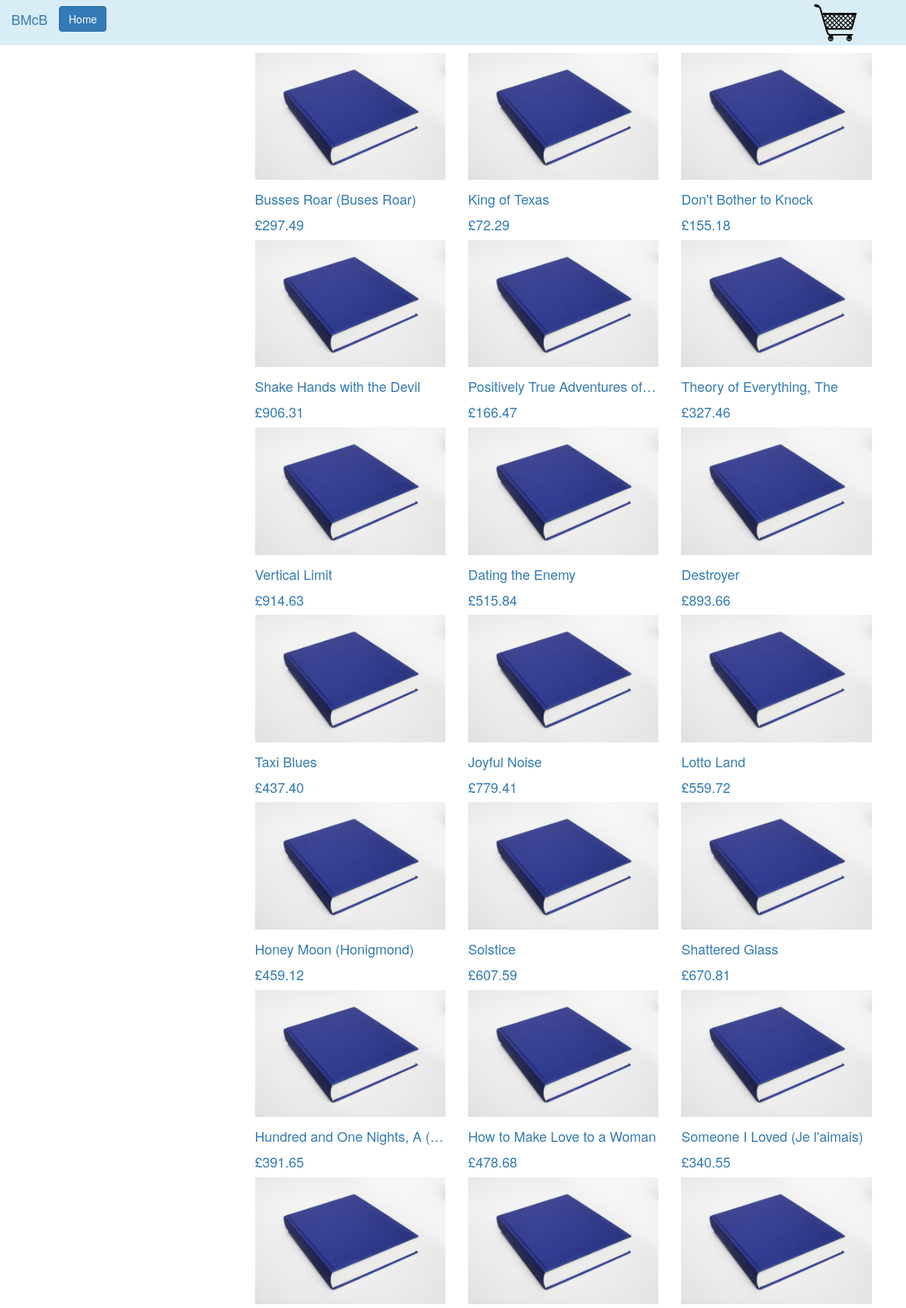
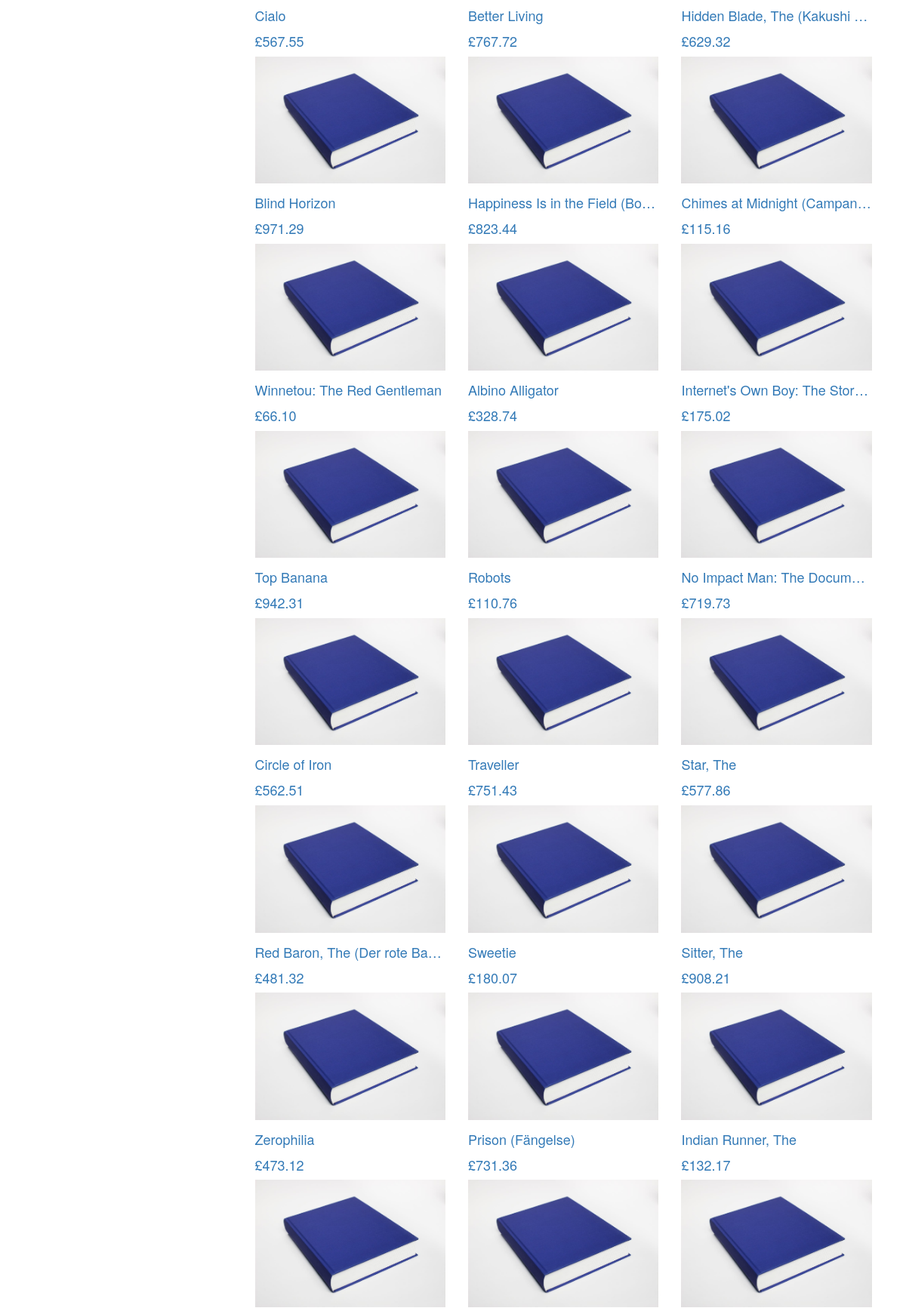
The page / (upper part) on the database its author committed (2 pictures, top to bottom).
### tables this page shows
CREATE TABLE `books` (
  `id` int(11) unsigned NOT NULL AUTO_INCREMENT,
  `title` varchar(255) NOT NULL DEFAULT '',
  `price` float(7,2) NOT NULL,
  `description` blob NOT NULL,
  `image` varchar(255) NOT NULL DEFAULT '',
  PRIMARY KEY (`id`)
);

### src/DbConnector.php (called while the page is built, shortened)
<?php
class DbConnector
{
    private $db;
    public function __construct()
    {
        $this->db = new \PDO('mysql:host=127.0.0.1;dbname=bookStore', 'root', '');
    }
    public function getDb() {
        return $this->db;
    }
}

### src/Store.php (called while the page is built, shortened)
<?php
class Store
{
    private $db;
    public function __construct(\PDO $db)
    {
        $this->db = $db;
    }
    public function getAllBooks()
    {
        try {
            $query = $this->db->prepare("SELECT `id`, `title`, `price`, `image` FROM `books`;");
            $query->setFetchMode(\PDO::FETCH_CLASS, Book::class);
            $query->execute();
            return $query->fetchAll();
        } catch(\Exception $e) {
            return FALSE;
        }
    }
}

### src/Book.php (called while the page is built, shortened)
<?php
class Book
{
    public $price;
    public function displayPrice()
    {
        return '£' . $this->price;
    }
}

### index.php (the view, shortened to what this page needs)
<?php
$conn = new \App\DbConnector();
$store = new \App\Store($conn->getDb());
$books = $store->getAllBooks();
?>
<!DOCTYPE html>
<html lang="en">
<head>
    <link href="css/lib/bootstrap.min.css" type="text/css" rel="stylesheet">
    <link href="css/styles.css" type="text/css" rel="stylesheet">
</head>
<body>
<div class="stickyFooterExcluder">
    <?php include "includes/header.php" ?>
    <div class="container">
        <div class="row">
            <div class="bookList col-xs-9 col-xs-offset-3">
                <?php
                if (!$books) {
                    echo '<div class="alert alert-danger" role="alert">"Something goes wrong, please try again later"</div>';
                } else {
                    foreach ($books as $book) { ?>
                        <div class='listedBook col-xs-4'>
                            <a href='individualBookPage.php?id=<?php echo $book->id; ?>'>
                                <img class='bookImage' src='<?php echo $book->image; ?>'>
                                <h4 class='title'><?php echo $book->title; ?></h4>
                                <h4 class='price'><?php echo $book->displayPrice(); ?></h4>
                            </a>
                        </div>
                    <?php }
                } ?>
            </div>
        </div>
    </div>
</body>
</html>

### includes/header.php (shortened to what this page needs)
<header class="navbar">
    <div class="container-fluid navbar-fixed-top bg-info">
        <div class="navbar-brand text-primary">
            BMcB
        </div>
        <a class="btn navbar-btn btn-primary" href="index.php">
            Home
        </a>
        <div class="navbar-right">
        </div>
        <a class="navbar-right">
            <img src="images/trolley.svg" class="trolley"/>
        </a>
    </div>
</header>

### css/styles.css (style rules this page uses)
body { min-width: 970px; }
.trolley { height: 50px; margin: 5px; }
.title { white-space: nowrap; overflow: hidden; text-overflow: ellipsis; line-height: 30px; }
.bookImage { max-width: 100%; }
.stickyFooterExcluder { min-height: calc(100vh - 80px); }

### rows shown on the page
books: image (picture), title "Busses Roar (Buses Roar)", price "£297.49"
books: image (picture), title "King of Texas", price "£72.29"
books: image (picture), title "Don't Bother to Knock", price "£155.18"
books: image (picture), title "Shake Hands with the Devil", price "£906.31"
books: image (picture), title "Positively True Adventures of…", price "£166.47"
books: image (picture), title "Theory of Everything, The", price "£327.46"
books: image (picture), title "Vertical Limit", price "£914.63"
books: image (picture), title "Dating the Enemy", price "£515.84"
books: image (picture), title "Destroyer", price "£893.66"
books: image (picture), title "Taxi Blues", price "£437.40"
books: image (picture), title "Joyful Noise", price "£779.41"
books: image (picture), title "Lotto Land", price "£559.72"
books: image (picture), title "Honey Moon (Honigmond)", price "£459.12"
books: image (picture), title "Solstice", price "£607.59"
books: image (picture), title "Shattered Glass", price "£670.81"
books: image (picture), title "Hundred and One Nights, A (…", price "£391.65"
books: image (picture), title "How to Make Love to a Woman", price "£478.68"
books: image (picture), title "Someone I Loved (Je l'aimais)", price "£340.55"
books: image (picture), title "Cialo", price "£567.55"
books: image (picture), title "Better Living", price "£767.72"
books: image (picture), title "Hidden Blade, The (Kakushi…", price "£629.32"
books: image (picture), title "Blind Horizon", price "£971.29"
books: image (picture), title "Happiness Is in the Field (Bo…", price "£823.44"
books: image (picture), title "Chimes at Midnight (Campan…", price "£115.16"
books: image (picture), title "Winnetou: The Red Gentleman", price "£66.10"
books: image (picture), title "Albino Alligator", price "£328.74"
books: image (picture), title "Internet's Own Boy: The Stor…", price "£175.02"
books: image (picture), title "Top Banana", price "£942.31"
books: image (picture), title "Robots", price "£110.76"
books: image (picture), title "No Impact Man: The Docum…", price "£719.73"
books: image (picture), title "Circle of Iron", price "£562.51"
books: image (picture), title "Traveller", price "£751.43"
books: image (picture), title "Star, The", price "£577.86"
books: image (picture), title "Red Baron, The (Der rote Ba…", price "£481.32"
books: image (picture), title "Sweetie", price "£180.07"
books: image (picture), title "Sitter, The", price "£908.21"
books: image (picture), title "Zerophilia", price "£473.12"
books: image (picture), title "Prison (Fängelse)", price "£731.36"
books: image (picture), title "Indian Runner, The", price "£132.17"
books: image (picture)
books: image (picture)
books: image (picture)
